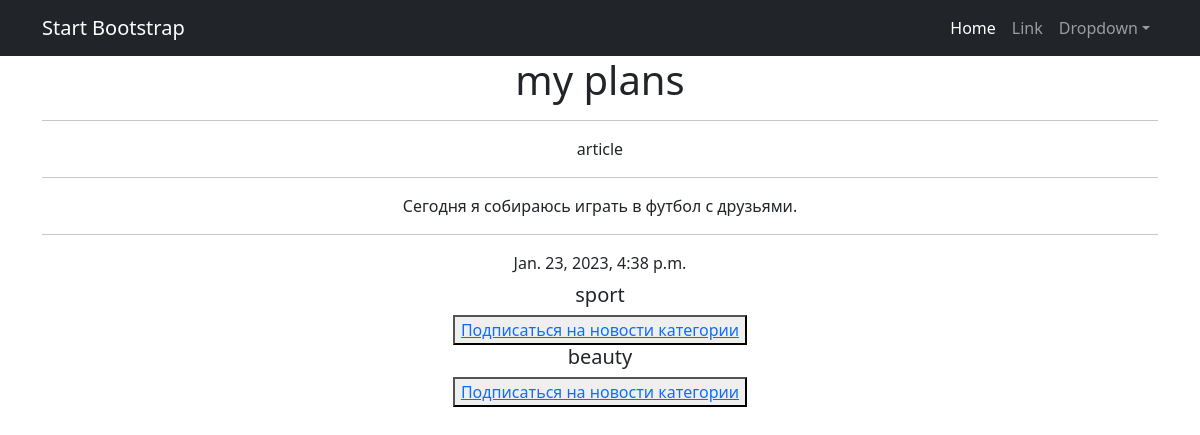
/post/1, run on the app's committed database.
### newstrueapp/models.py (models this page shows, shortened)
class Post(models.Model):
    date_post = models.DateTimeField(auto_now_add=True)
    head_post = models.CharField(max_length = 50, null=True)
    text_post = models.TextField()
    rating_post = models.IntegerField(default=0.0)
    type_post = models.CharField(max_length = 7, default='news')
    author = models.ForeignKey(Author, on_delete=models.CASCADE)
    cathegories = models.ManyToManyField (Cathegory, through = 'PostCathegory')

class Cathegory(models.Model):
    cathegory_name = models.CharField(max_length = 255, unique = True, default = "other")
    subscribers = models.ManyToManyField(User, through='SubscribersCathegory')

### newstrueapp/views.py (the view)
# urls.py: path('<int:pk>', PostDetail.as_view(), name = 'post_detail'),
class PostDetail(DetailView):
    model = Post
    template_name = 'post_detail.html'
    context_object_name = 'post'
    def get_context_data(self, **kwargs):
        context = super().get_context_data(**kwargs)
        context['cathegory'] = list(PostCathegory.objects.filter(
            post=self.kwargs['pk']).values('cathegory', 'cathegory__cathegory_name'))
        check_subscribe = list(SubscribersCathegory.objects.filter(subscribers=self.request.user.id).values('cathegory'))
        context['subscribed'] = [n['cathegory'] for n in check_subscribe]
        return context

### newstrueapp/templatetags/custom_filters.py (called while the page is built)
@register.filter(name = 'censor')
def f(text_post):
    if not isinstance(text_post, str):
        raise ValueError("This is not a string")
    text_post_fix = text_post
    text_post = text_post.replace('!', ' ')
    text_post = text_post.replace('?', ' ')
    text_split = text_post.split()
    for word in text_split:
        if word.lower() in words:
            word_fix = str(word[0] + "*"*(len(word)-1))
            text_post_fix = text_post_fix.replace(word, word_fix)
    return text_post_fix

### templates/post_detail.html (shortened to what this page needs)
{% extends 'flatpages/default.html' %}
{% load custom_filters %}
{% block content %}
    <h1>{{ post.head_post }}</h1>
    <hr>{{ post.type_post }}
    <hr>{{ post.text_post| censor }}
    <hr>{{ post.date_post }}
        <h5>
            {% for cat in cathegory %}
          <h5>  {{cat.cathegory__cathegory_name}}</h5>
            {% if cat.cathegory not in subscribed %}
                          <button><a href="{% url 'subscribe' cat.cathegory %}">Подписаться на новости категории</a></button>
            {% else %}
                          <button><a href="{% url 'unsubscribe' cat.cathegory %}">Отписаться от новостей категории</a></button>
                {% endif %}
        </h5>
{% endfor %}
{% endblock content %}

### templates/flatpages/default.html (shortened to what this page needs)
<!DOCTYPE html>
<html lang="en">
    <head>
        {% load static %}
        <link href="{% static 'css/styles.css' %}" rel="stylesheet" />
    </head>
    <body>
        <nav class="navbar navbar-expand-lg navbar-dark bg-dark">
            <div class="container">
                <a class="navbar-brand" href="#">Start Bootstrap</a>
                <div class="collapse navbar-collapse" id="navbarSupportedContent">
                    <ul class="navbar-nav ms-auto mb-2 mb-lg-0">
                        <li class="nav-item"><a class="nav-link active" aria-current="page" href="#">Home</a></li>
                        <li class="nav-item"><a class="nav-link" href="#">Link</a></li>
                        <li class="nav-item dropdown">
                            <a class="nav-link dropdown-toggle" id="navbarDropdown" href="#" role="button" data-bs-toggle="dropdown" aria-expanded="false">Dropdown</a>
                        </li>
                    </ul>
                </div>
            </div>
        </nav>
        <div class="container">
   <div class="row">
       <div class="col-lg-12 text-center">
           {% block content %}{% endblock content %}
       </div>
   </div>
</div>
    </body>
</html>

### data on the page
Post: head_post "my plans", type_post "article", text_post|censor "Сегодня я собираюсь играть в футбол с друзьями.", date_post "Jan. 23, 2023, 4:38 p.m."
Cathegory: cathegory__cathegory_name "sport"
Cathegory: cathegory__cathegory_name "beauty"
